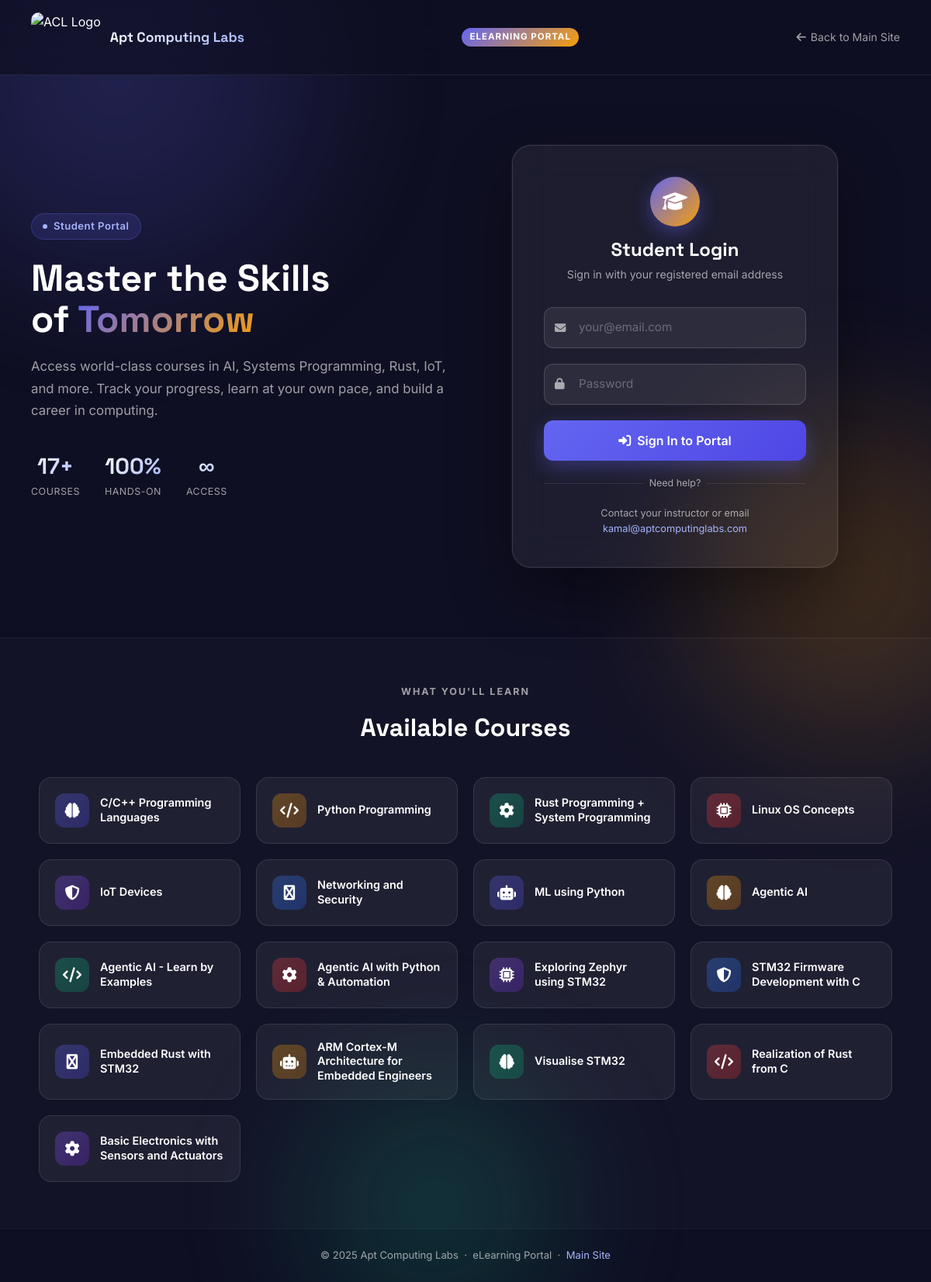
The page /elearning/ on the database its author committed.
### courses/models.py (models this page shows, shortened)
class Course(models.Model):
    title = models.CharField(max_length=200)
    slug = models.SlugField(max_length=200, unique=True)
    short_description = models.CharField(max_length=500, blank=True)
    description = models.TextField(blank=True)
    duration_weeks = models.PositiveIntegerField(default=0)
    duration_hours = models.PositiveIntegerField(default=0)
    skill_level = models.CharField(max_length=50, blank=True)
    technologies = models.CharField(max_length=200, blank=True, help_text="Comma separated list, e.g., 'Rust, Linux'")
    image = models.URLField(blank=True, null=True)
    fee = models.CharField(max_length=100, blank=True, help_text="e.g., '7000/- + GST'")
    timing = models.CharField(max_length=200, blank=True, help_text="e.g., 'Weekend course, 4:00pm to 5:00pm'")
    start_date = models.CharField(max_length=100, blank=True, help_text="e.g., '12th Sep 2026'")
    trainers = models.CharField(max_length=200, blank=True, help_text="e.g., 'Kamal Kumar Mukiri'")
    recordings_info = models.CharField(max_length=300, blank=True)
    materials_info = models.CharField(max_length=300, blank=True)
    prerequisites = models.CharField(max_length=300, blank=True)
    training_mode = models.CharField(max_length=100, blank=True, help_text="e.g., 'Online'")

### elearning/views.py (the view)
# urls.py: path('', views.landing, name='landing'),
def landing(request):
    if request.user.is_authenticated and hasattr(request.user, 'student_profile'):
        return redirect('elearning:dashboard')
    courses = Course.objects.all()
    return render(request, 'elearning/landing.html', {'courses': courses})

### templates/elearning/landing.html (shortened to what this page needs)
<!DOCTYPE html>
<html lang="en">
<head>
    <link href="https://cdn.jsdelivr.net/npm/bootstrap@5.1.3/dist/css/bootstrap.min.css" rel="stylesheet">
    <link rel="stylesheet" href="https://cdnjs.cloudflare.com/ajax/libs/font-awesome/6.4.0/css/all.min.css">
    {% load static %}
</head>
<body>
<div class="bg-orbs">
    <div class="orb orb-1"></div>
    <div class="orb orb-2"></div>
    <div class="orb orb-3"></div>
</div>
<div class="topbar">
    <a href="{% url 'home' %}" class="topbar-brand">
        <img src="{% static 'img/ACL_Logo.png' %}" alt="ACL Logo">
        <span>Apt Computing Labs</span>
    </a>
    <span class="topbar-badge">eLearning Portal</span>
    <a href="{% url 'home' %}" class="back-link">
        <i class="fas fa-arrow-left"></i> Back to Main Site
    </a>
</div>
<section class="hero">
    <div class="hero-left">
        <div class="hero-eyebrow">
            <span class="dot"></span>
            Student Portal
        </div>
        <h1 class="hero-title">
            Master the Skills<br>
            of <span class="highlight">Tomorrow</span>
        </h1>
        <p class="hero-subtitle">
            Access world-class courses in AI, Systems Programming, Rust, IoT, and more.
            Track your progress, learn at your own pace, and build a career in computing.
        </p>
        <div class="stats-row">
            <div class="stat-item">
                <div class="val">{{ courses|length }}+</div>
                <div class="lbl">Courses</div>
            </div>
            <div class="stat-item">
                <div class="val">100%</div>
                <div class="lbl">Hands-On</div>
            </div>
            <div class="stat-item">
                <div class="val">∞</div>
                <div class="lbl">Access</div>
            </div>
        </div>
    </div>
    <div class="hero-right">
        <div class="login-card">
            <div class="login-card-header">
                <div class="icon-ring"><i class="fas fa-graduation-cap"></i></div>
                <h2>Student Login</h2>
                <p>Sign in with your registered email address</p>
            </div>
            <form method="POST" action="{% url 'elearning:login' %}" id="loginForm">
                <div class="form-floating-custom">
                    <i class="fas fa-envelope field-icon"></i>
                    <input
                        type="email"
                        name="email"
                        id="emailInput"
                        placeholder="your@email.com"
                        required
                        autocomplete="email"
                    >
                </div>
                <div class="form-floating-custom">
                    <i class="fas fa-lock field-icon"></i>
                    <input
                        type="password"
                        name="password"
                        id="passwordInput"
                        placeholder="Password"
                        required
                        autocomplete="current-password"
                    >
                </div>
                <button type="submit" class="btn-login" id="loginBtn">
                    <i class="fas fa-sign-in-alt"></i>
                    Sign In to Portal
                </button>
            </form>
            <div class="divider-text">Need help?</div>
            <div class="help-text">
                Contact your instructor or email
                <a href="mailto:kamal@aptcomputinglabs.com">kamal@aptcomputinglabs.com</a>
            </div>
        </div>
    </div>
</section>
{% if courses %}
<section class="courses-strip">
    <div class="section-label">What You'll Learn</div>
    <div class="section-title">Available Courses</div>
    <div class="courses-grid">
        {% for course in courses %}
        <div class="course-pill">
            <div class="course-pill-icon" style="background: linear-gradient(135deg,
                {% cycle 'rgba(99,102,241,0.3), rgba(79,70,229,0.3)' 'rgba(245,158,11,0.3), rgba(217,119,6,0.3)' 'rgba(16,185,129,0.3), rgba(5,150,105,0.3)' 'rgba(239,68,68,0.3), rgba(220,38,38,0.3)' 'rgba(139,92,246,0.3), rgba(109,40,217,0.3)' 'rgba(59,130,246,0.3), rgba(37,99,235,0.3)' %}
            );">
                <i class="fas {% cycle 'fa-brain' 'fa-code' 'fa-cog' 'fa-microchip' 'fa-shield-alt' 'fa-python' 'fa-robot' %}"></i>
            </div>
            <div class="course-pill-name">{{ course.title }}</div>
        </div>
        {% endfor %}
    </div>
</section>
{% endif %}
<div class="portal-footer">
    &copy; 2025 Apt Computing Labs &nbsp;·&nbsp; eLearning Portal &nbsp;·&nbsp;
    <a href="{% url 'home' %}" style="color: #a5b4fc; text-decoration: none;">Main Site</a>
</div>
</body>
</html>

### rows shown on the page
Course: title "C/C++ Programming Languages"
Course: title "Python Programming"
Course: title "Rust Programming + System Programming"
Course: title "Linux OS Concepts"
Course: title "IoT Devices"
Course: title "Networking and Security"
Course: title "ML using Python"
Course: title "Agentic AI"
Course: title "Agentic AI - Learn by Examples"
Course: title "Agentic AI with Python & Automation"
Course: title "Exploring Zephyr using STM32"
Course: title "STM32 Firmware Development with C"
Course: title "Embedded Rust with STM32"
Course: title "ARM Cortex-M Architecture for Embedded Engineers"
Course: title "Visualise STM32"
Course: title "Realization of Rust from C"
Course: title "Basic Electronics with Sensors and Actuators"

### other values the page prints
{{ courses|length }} "17"
